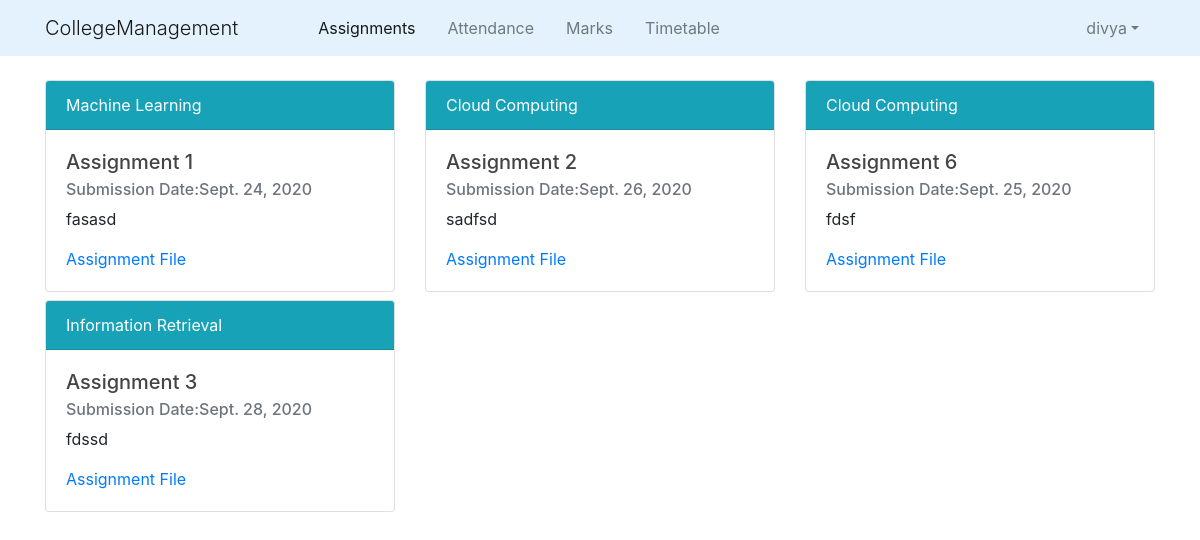
Before: /home/ (signed in) with the older database file.
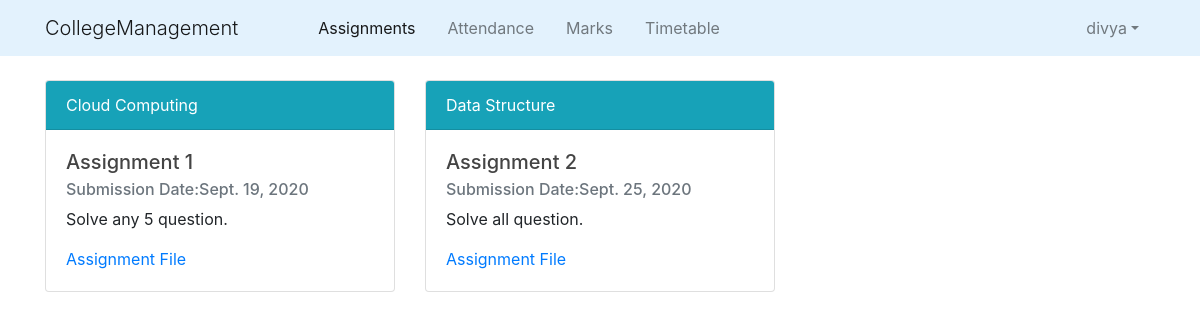
After: the same page with the newer database file.
### college_info/models.py (models this page shows, shortened)
class User(AbstractUser):
    @property
    def is_teacher(self):
        if hasattr(self,'staff'):
            return True
        else:
            return False
    @property
    def is_student(self):
        if hasattr(self,'student'):
            return True
        else:
            return False

class Assignment(models.Model):
    teach = models.ForeignKey(Teaches,on_delete=models.CASCADE)
    title = models.CharField(max_length=100)
    message = models.TextField()
    submission_date = models.DateField()
    doc = models.FileField(upload_to='assignments')
    @property
    def date_passed(self):
        return date.today() > self.submission_date

class Teaches(models.Model):
    batch = models.ForeignKey(Batch,on_delete=models.CASCADE)
    course = models.ForeignKey(Course,on_delete=models.CASCADE)
    staff = models.ForeignKey(Staff,on_delete=models.CASCADE)
    class Meta:
        unique_together=['batch','course','staff']

class Course(models.Model):
    id = models.CharField(primary_key=True,max_length=50)
    name = models.CharField(max_length=50)
    department = models.ForeignKey(Dept,on_delete=models.CASCADE)
    def __str__(self):
        return '{}'.format(self.name)

### college_info/views.py (the view)
# urls.py: 2. Add a URL to urlpatterns:  path('', views.home, name='home')
@login_required()
def home(request):
    context={}
    if request.user.is_teacher:
        if request.method == 'POST':
            form = AssignmentForm(request.POST,request.FILES)
            if form.is_valid():
                form.save()
                return redirect('home')
        else:
            form = AssignmentForm()
            form.fields['teach'].queryset=Teaches.objects.filter(staff__id=request.user.staff.id)
            context['assignments']=Assignment.objects.filter(teach__staff__id=request.user.staff.id)
            context['form']=form
        return render(request,'college_info/staff_home.html',context)
    else:
        context['assignments']=Assignment.objects.filter(teach__batch__id=request.user.student.batch_id.id)
    return render(request,'college_info/home.html',context)

### college_info/templates/college_info/home.html
{% extends "college_info/base.html" %}
{% block content %}
    <div class="container">
        {% if assignments %}
            <div class="row">
                {% for assign in assignments %}
                    {% if not assign.date_passed %}
                        <div class="col-md-4">
                            <div class="card mb-2">
                                <div class="card-header text-white bg-info">
                                {{ assign.teach.course }}
                                </div>
                                <div class="card-body">
                                    <h5 class="card-title">{{ assign.title }}</h5>
                                    <h6 class="card-subtitle mb-2 text-muted">Submission Date:{{ assign.submission_date }}</h6>
                                    <p class="card-text">{{ assign.message }}</p>
                                    <a href="{{ assign.doc.url }}" class="card-link">Assignment File</a>
                                </div>
                            </div>
                        </div>
                    {% endif %}
                {% endfor %}
            </div>
        {% else %}
            <div class="row justify-content-center">
                <h1 class="display-4 text-muted">No Assignments</h1>
            </div>
        {% endif %}
    </div>
{% endblock content %}

### college_info/templates/college_info/base.html (shortened to what this page needs)
{% load static %}
<!DOCTYPE html>
<html lang="en" dir="ltr">
  <head>
    <link rel="stylesheet" href="https://maxcdn.bootstrapcdn.com/bootstrap/4.0.0/css/bootstrap.min.css">
    <link href="//cdn.bootcss.com/bootstrap-datetimepicker/4.17.44/css/bootstrap-datetimepicker.min.css" rel="stylesheet">
    <link rel="stylesheet" type="text/css" href="{% static 'college_info/style.css' %}">
    <link rel="stylesheet" href="http://code.jquery.com/ui/1.11.0/themes/smoothness/jquery-ui.css">
  </head>
  <body>
    <header class="site-header topheader">
      <nav class="navbar navbar-expand-md navbar-light fixed-top" style="background-color:#e3f2fd">
        {% if request.user.is_authenticated %}
        <div class="container">
          <span class="navbar-brand display-1">CollegeManagement</span>
          <div class="collapse navbar-collapse" id="navbarcontent">
            <div class="navbar-nav ml-5">
              <a class="nav-item nav-link active mx-2 " href="{% url 'home' %}">Assignments</a>
              {% if request.user.is_student %}
                <a class="nav-item nav-link mx-2" href="{% url 'student_attendance' request.user.student.roll_no %}">Attendance</a>
              {% else %}
                <a class="nav-item nav-link mx-2" href="{% url 'staff_teaches' request.user.staff.id 1%}">Attendance</a>
              {% endif %}
              <a class="nav-item nav-link mx-2" href="#">Marks</a>
              {% if request.user.is_student %}
                <a class="nav-item nav-link mx-2" href="{% url 'student_timetable' request.user.student.batch_id.id %}">Timetable</a>
              {% else %}
                <a class="nav-item nav-link mx-2" href="{% url 'staff_timetable' request.user.staff.id %}">Timetable</a>
              {% endif %}
            </div>
            <ul class="navbar-nav ml-auto">
              <li class="nav-item dropdown ml-5">
                <a class="nav-link dropdown-toggle mx-2 " id="navbarDropdown" data-toggle="dropdown" href="#">{{ request.user.username }}</a>
              </li>
            </ul>
          </div>
        </div>
        {% else %}
        <div class="container justify-content-center">
          <span class="navbar-brand display-1 ">CollegeManagement</span>
        </div>
        {% endif %}
      </nav>
    </header>
    {% block content %}{% endblock %}
  </body>
</html>

### college_info/static/college_info/style.css (style rules this page uses)
body { margin-top:5rem; }
h1, h2, h3, h4, h5, h6 { color: #444444; }

Changed rows visible on the page:
removed Assignment: teach.course "Machine Learning", title "Assignment 1", submission_date "Sept. 24, 2020", message "fasasd"
removed Assignment: teach.course "Cloud Computing", title "Assignment 2", submission_date "Sept. 26, 2020", message "sadfsd"
removed Assignment: teach.course "Cloud Computing", title "Assignment 6", submission_date "Sept. 25, 2020", message "fdsf"
removed Assignment: teach.course "Information Retrieval", title "Assignment 3", submission_date "Sept. 28, 2020", message "fdssd"
added Assignment: teach.course "Cloud Computing", title "Assignment 1", submission_date "Sept. 19, 2020", message "Solve any 5 question."
added Assignment: teach.course "Data Structure", title "Assignment 2", submission_date "Sept. 25, 2020", message "Solve all question."
